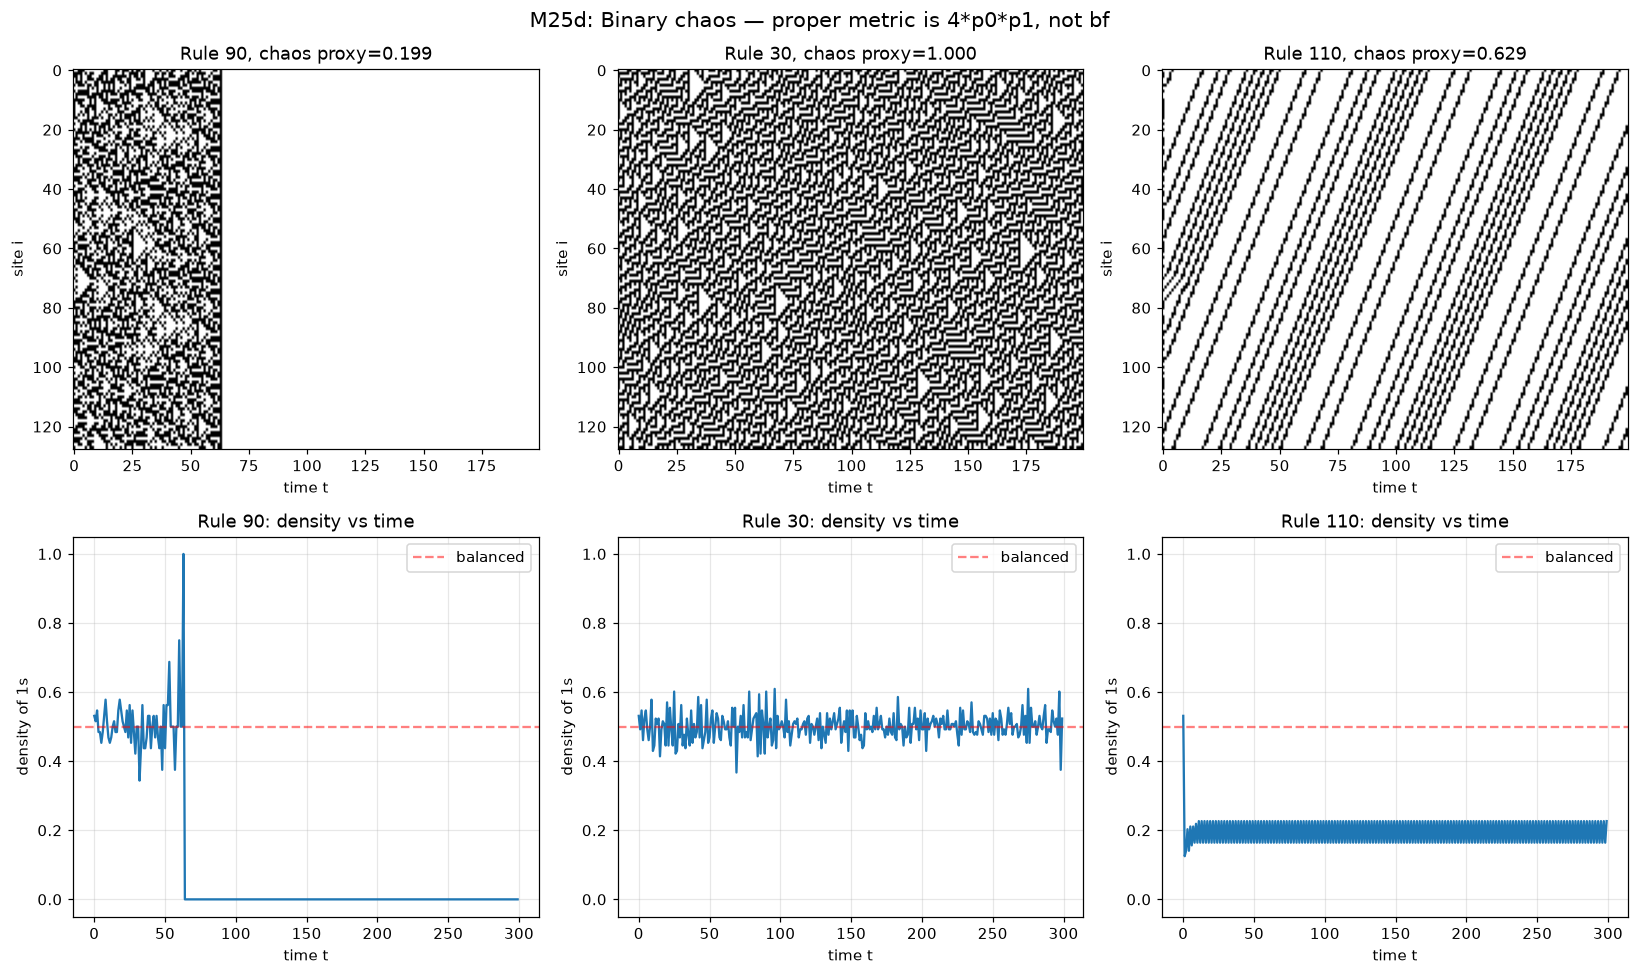

Write Python code to recreate this figure.
"""M25d: Rule 90 deeper analysis - why bf=1.0? It's an artifact of binary state."""
import matplotlib
matplotlib.use('Agg')
import matplotlib.pyplot as plt
import numpy as np

def band_frac(arr, lo_frac=0.3, hi_frac=0.7):
    flat = arr.flatten()
    lo = flat.min() + lo_frac * (flat.max() - flat.min())
    hi = flat.min() + hi_frac * (flat.max() - flat.min())
    return ((flat >= lo) & (flat <= hi)).mean()

def rule90_ca(N=128, T=300, seed=42):
    rng = np.random.default_rng(seed)
    x = rng.integers(0, 2, size=N).astype(np.uint8)
    history = np.zeros((T, N), dtype=np.uint8)
    history[0] = x
    for t in range(T-1):
        left = np.roll(x, 1)
        right = np.roll(x, -1)
        x = left ^ right
        history[t+1] = x
    return history.astype(float)

def rule30_ca(N=128, T=300, seed=42):
    """Rule 30: x_i(t+1) = x[i-1] XOR (x[i] OR x[i+1])."""
    rng = np.random.default_rng(seed)
    x = rng.integers(0, 2, size=N).astype(np.uint8)
    history = np.zeros((T, N), dtype=np.uint8)
    history[0] = x
    for t in range(T-1):
        new_x = x.copy()
        for i in range(N):
            left = np.uint8(x[(i-1) % N])
            right = np.uint8(x[(i+1) % N])
            center = np.uint8(x[i])
            new_x[i] = left ^ (center | right)
        x = new_x
        history[t+1] = x
    return history.astype(float)

def rule110_ca(N=128, T=300, seed=42):
    """Rule 110 - chaotic."""
    rng = np.random.default_rng(seed)
    x = rng.integers(0, 2, size=N).astype(np.uint8)
    history = np.zeros((T, N), dtype=np.uint8)
    history[0] = x
    for t in range(T-1):
        new_x = x.copy()
        for i in range(N):
            ll = np.uint8(x[(i-2) % N])
            l = np.uint8(x[(i-1) % N])
            c = np.uint8(x[i])
            r = np.uint8(x[(i+1) % N])
            # Rule 110 lookup
            rule_key = (ll << 4) | (l << 3) | (c << 2) | (r << 1) | np.uint8(x[(i+2) % N])
            new_x[i] = np.uint8(110 >> rule_key) & np.uint8(1)
        x = new_x
        history[t+1] = x
    return history.astype(float)

# Better measure: count fraction of "1" cells
def density(arr):
    return arr.mean()

# Density of 1s over time = "1-density"
# bf in binary case is meaningless - need to use a different metric
# Let's use: 4 * p(1) * (1 - p(1)) as variance-like measure, or just p(1)

# ============================================================
# Run experiments
# ============================================================
print('Rule 90, Rule 30, Rule 110 analysis')
print('='*60)

results = []

for label, ca_fn in [('Rule 90', rule90_ca), ('Rule 30', rule30_ca), ('Rule 110', rule110_ca)]:
    h = ca_fn(N=128, T=300)
    bf = band_frac(h[50:])
    density_val = density(h[50:])
    # 1-cells fraction
    f1 = (h[50:] == 1).mean()
    f0 = (h[50:] == 0).mean()
    print(f'\n{label}:')
    print(f'  density(mean) = {density_val:.4f}')
    print(f'  f(0) = {f0:.4f}, f(1) = {f1:.4f}')
    print(f'  bf = {bf:.4f} (NaN for binary - artifact)')
    print(f'  4*p0*p1 (chaos proxy) = {4*f0*f1:.4f}')
    # This is the actual "complexity" proxy: 4 * p * (1-p)
    chaos_metric = 4 * f0 * f1
    results.append((label, chaos_metric, f0, f1))

print('\n' + '='*60)
print('For binary systems, the bf metric is degenerate.')
print('Better metric: 4 * p(0) * p(1) - peaks at p=0.5, max=1.0.')
print('This measures "disorder" = max at perfectly balanced system.')

# Plot
fig, axes = plt.subplots(2, 3, figsize=(15, 9))
for k, (label, ca_fn) in enumerate([('Rule 90', rule90_ca), ('Rule 30', rule30_ca), ('Rule 110', rule110_ca)]):
    ax = axes[0, k]
    h = ca_fn(N=128, T=200)
    im = ax.imshow(h.T, aspect='auto', cmap='binary')
    chaos = 4 * (h[50:] == 0).mean() * (h[50:] == 1).mean()
    ax.set_title(f'{label}, chaos proxy={chaos:.3f}')
    ax.set_xlabel('time t')
    ax.set_ylabel('site i')

# Density vs time for each
for k, (label, ca_fn) in enumerate([('Rule 90', rule90_ca), ('Rule 30', rule30_ca), ('Rule 110', rule110_ca)]):
    ax = axes[1, k]
    h = ca_fn(N=128, T=300)
    d_t = h.mean(axis=1)
    ax.plot(d_t, linewidth=1.5)
    ax.axhline(0.5, color='red', linestyle='--', alpha=0.5, label='balanced')
    ax.set_xlabel('time t')
    ax.set_ylabel('density of 1s')
    ax.set_title(f'{label}: density vs time')
    ax.legend()
    ax.grid(True, alpha=0.3)
    ax.set_ylim(-0.05, 1.05)

plt.suptitle('M25d: Binary chaos — proper metric is 4*p0*p1, not bf', fontsize=14)
plt.tight_layout()
plt.savefig('_artifacts/m25d_filtered_chaos.png', dpi=110, bbox_inches='tight')
print('\nSaved m25d_filtered_chaos.png')

import json
data = {'results': [{'system': l, 'chaos_metric': c, 'f0': f0, 'f1': f1}
                     for l, c, f0, f1 in results]}
with open('_artifacts/m25d_filtered_chaos.json', 'w') as f:
    json.dump(data, f, indent=2)
